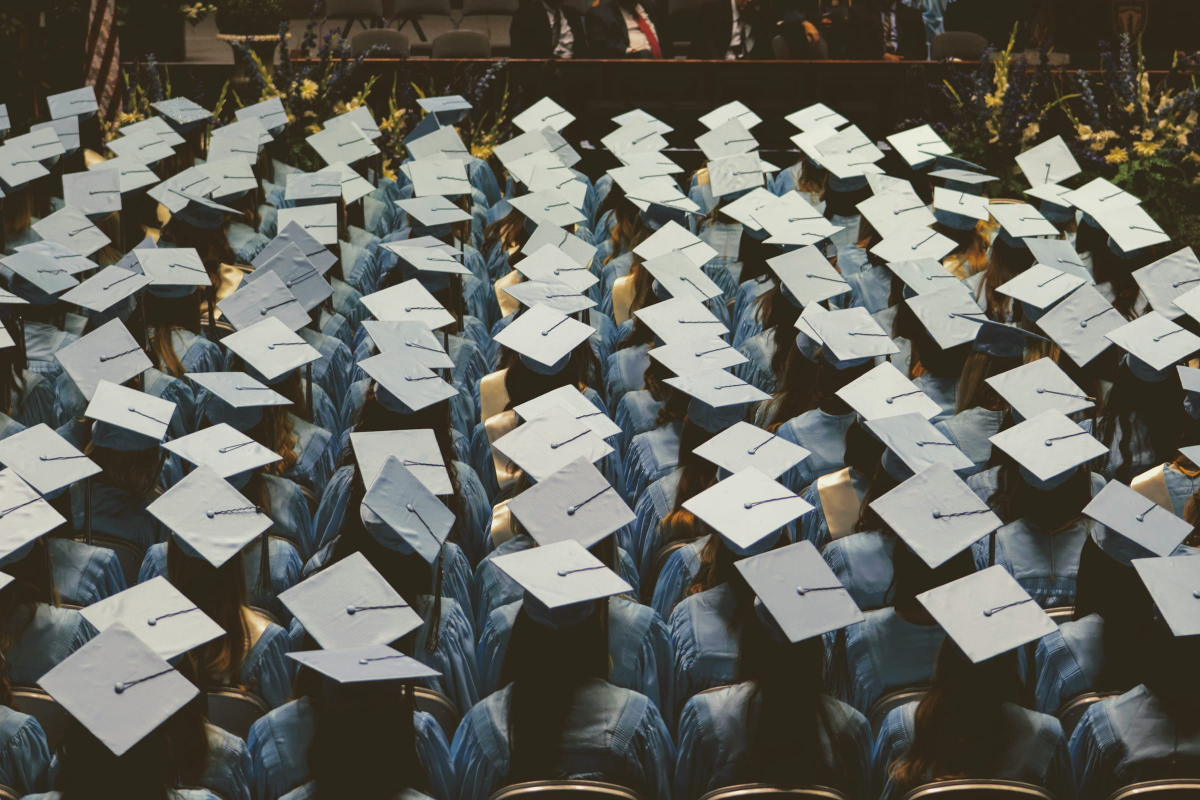
#> input picture src/app/(with-layout)/blog/3-lessons-we-learned-going-back-to-the-office/graduation.jpg, 2400 x 1600 px (shown at 1/2 size)
$ python -i processing.py   (imports and definitions only)
#> lines starting #> are read from the running program, lines starting #| are printed output that depends on the picture
#> further down, picture is the input picture: PIL image 2400x1600 RGB; mean R, G, B 101.2, 100.9, 93.3
"""Fonctions de traitement d'image RAW vers JPEG.
Séparé de PyQt pour faciliter les tests.
"""
from __future__ import annotations
import os
from pathlib import Path
from typing import Optional, Tuple
import rawpy
from PIL import Image, ImageEnhance, ImageFilter, ImageDraw, ImageFont

MAX_WEB_SIZE = 768

class ConversionResult:
    # [9 lines left out: functions __init__, __iter__, not called in this run]


def _apply_web_optimizations(image: Image.Image) -> Image.Image:
    # Redimensionnement intelligent
    if max(image.size) > MAX_WEB_SIZE:
        ratio = MAX_WEB_SIZE / max(image.size)
#> ratio = 0.32
        new_size = tuple(int(dim * ratio) for dim in image.size)
#> new_size = (768, 512)
        image = image.resize(new_size, Image.Resampling.LANCZOS)
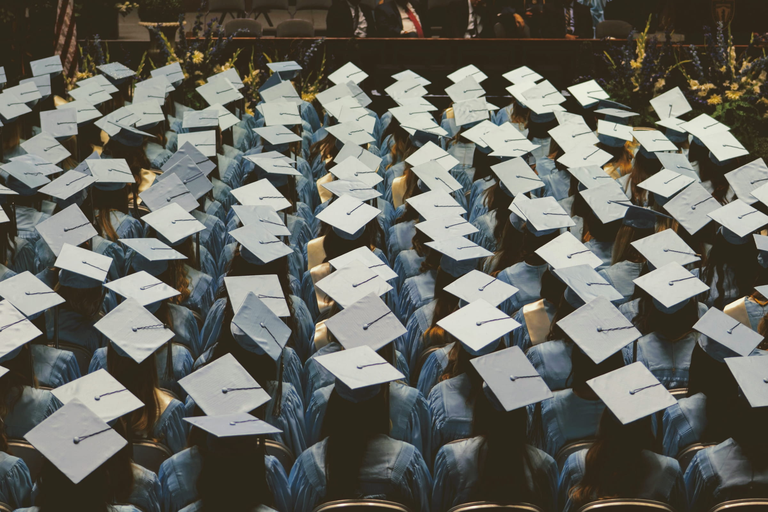
#> image: PIL image 768x512 RGB; mean R, G, B 101.2, 100.9, 93.3
    # Contraste & saturation
    image = ImageEnhance.Contrast(image).enhance(1.1)
    image = ImageEnhance.Color(image).enhance(1.08)
    # Netteté
    image = image.filter(ImageFilter.UnsharpMask(radius=0.8, percent=150, threshold=3))
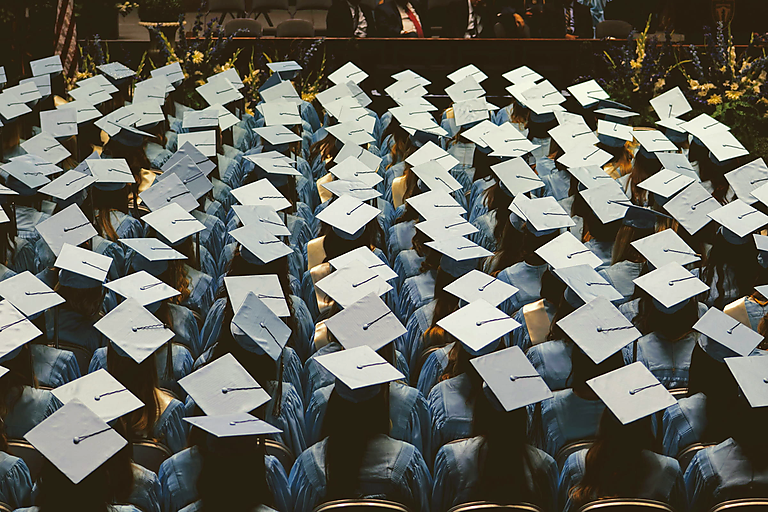
#> image: PIL image 768x512 RGB; mean R, G, B 100.5, 100.3, 91.3
    return image


# [90 lines left out: functions _apply_watermark, _apply_filename_overlay, convert_raw_to_jpeg, not called in this run]

>>> from PIL import Image
>>> picture = Image.open('../../src/app/(with-layout)/blog/3-lessons-we-learned-going-back-to-the-office/graduation.jpg')
>>> result = _apply_web_optimizations(picture)

$ run again, on src/app/(with-layout)/blog/3-lessons-we-learned-going-back-to-the-office/jars.jpg
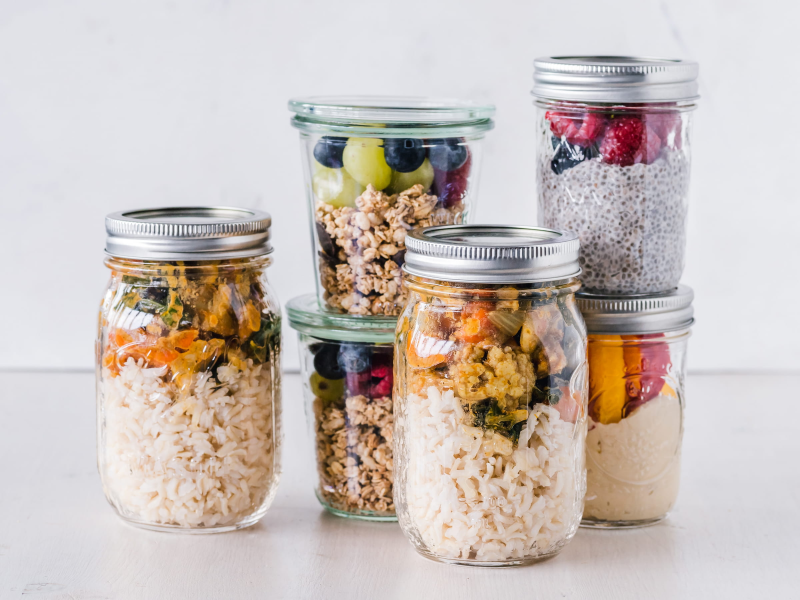
#> input picture src/app/(with-layout)/blog/3-lessons-we-learned-going-back-to-the-office/jars.jpg, 2400 x 1800 px (shown at 1/3 size)
#> picture is the input picture: PIL image 2400x1800 RGB; mean R, G, B 201.2, 190.4, 184.8
#> in _apply_web_optimizations, `image = image.resize(new_size, Image.Resampling.LANCZOS)`:
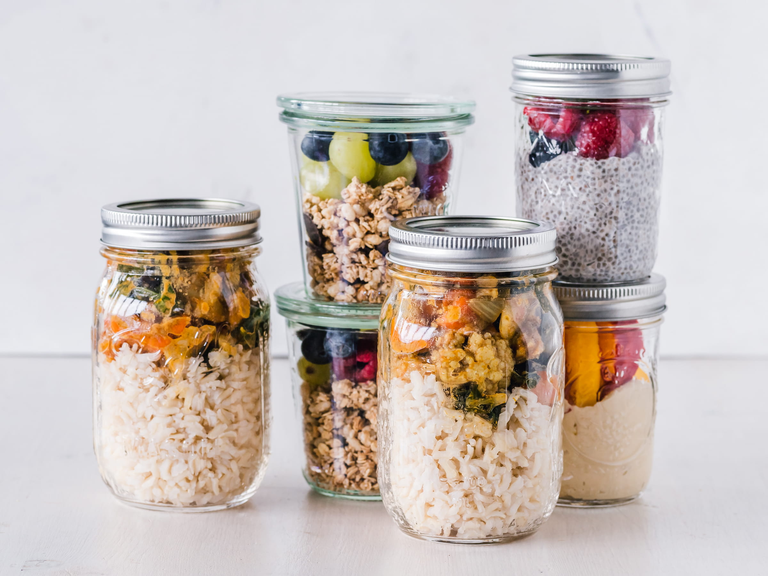
#> image: PIL image 768x576 RGB; mean R, G, B 201.2, 190.4, 184.8
#> in _apply_web_optimizations, `image = image.filter(ImageFilter.UnsharpMask(radius=0.8, percent=150, ..`:
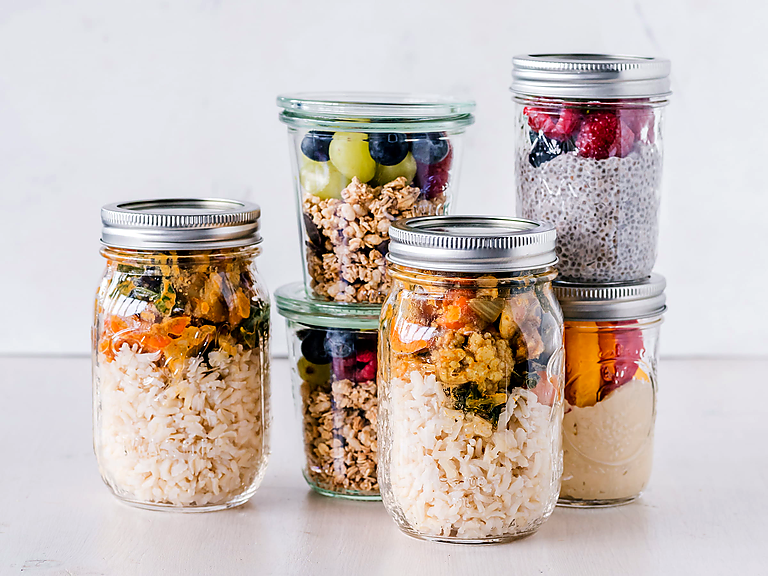
#> image: PIL image 768x576 RGB; mean R, G, B 201.6, 189.1, 182.9

$ run again, on src/app/(with-layout)/blog/3-lessons-we-learned-going-back-to-the-office/punch-clock.jpg
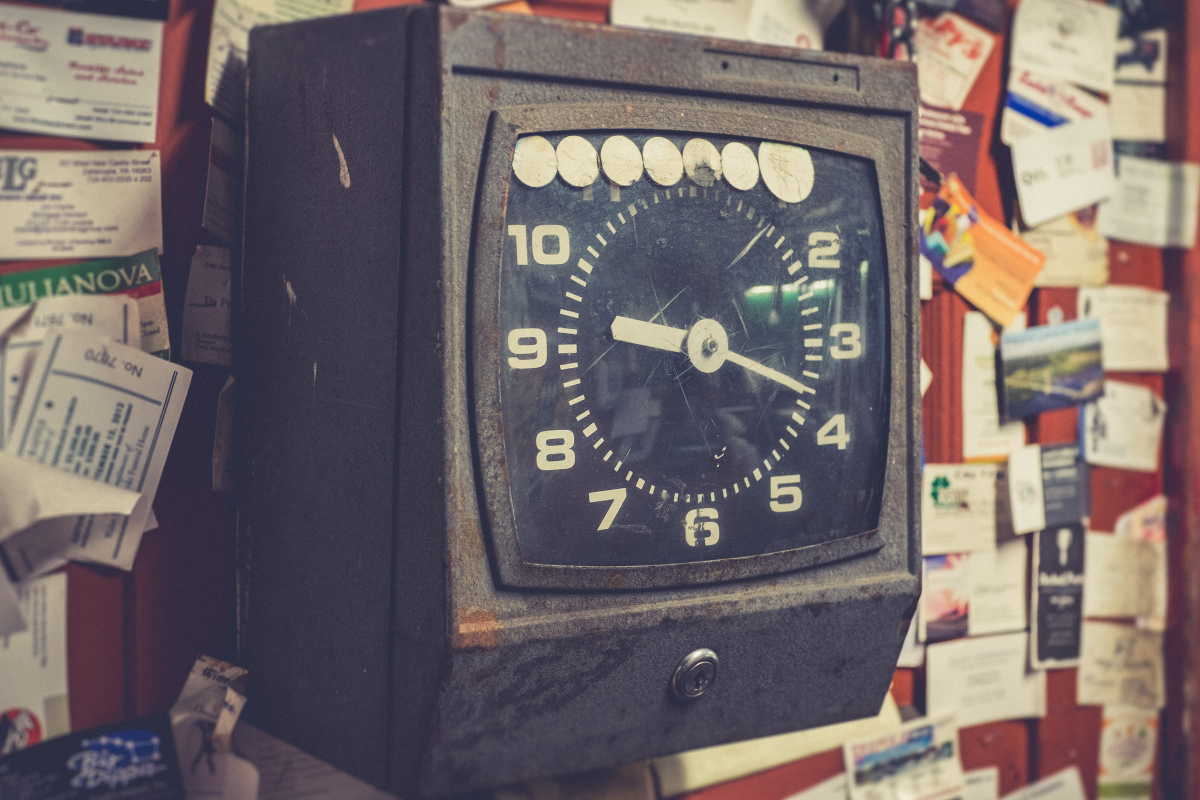
#> input picture src/app/(with-layout)/blog/3-lessons-we-learned-going-back-to-the-office/punch-clock.jpg, 2400 x 1600 px (shown at 1/2 size)
#> picture is the input picture: PIL image 2400x1600 RGB; mean R, G, B 114.3, 102.9, 103.7
#> in _apply_web_optimizations, `image = image.resize(new_size, Image.Resampling.LANCZOS)`:
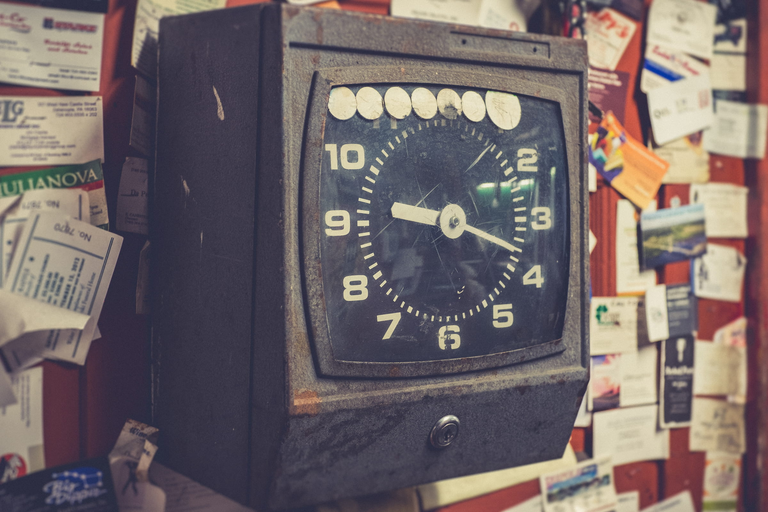
#> image: PIL image 768x512 RGB; mean R, G, B 114.3, 102.9, 103.7
